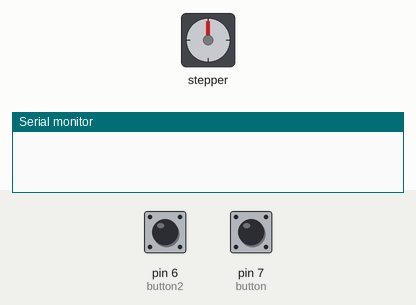
Simulated run of this sketch. Board: Arduino Uno, built with avr-gcc and run on an emulated ATmega328P. On the bench: stepper motor, the last lines printed to the serial monitor. Wiring (inferred from the names in the program): stepper motor (2048 steps per turn assumed): coils pin 8, pin 9, pin 10, pin 11. Inputs (shaded band) come from the test bench; at power-on: pin 7 (button) LOW, pin 6 (button2) LOW.

Above: at 1.2 s.
1.3 s: pin 7 (button) pulled HIGH for 0.15 s
At 3.79 s:
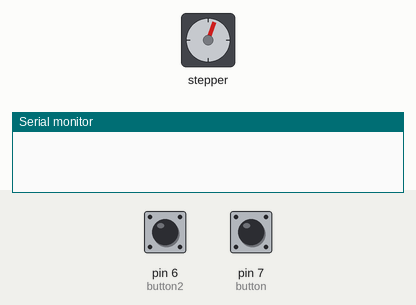
4.4 s: pin 7 (button) pulled HIGH for 1 s
6.9 s: pin 7 (button) pulled HIGH for 0.15 s
At 8.71 s:
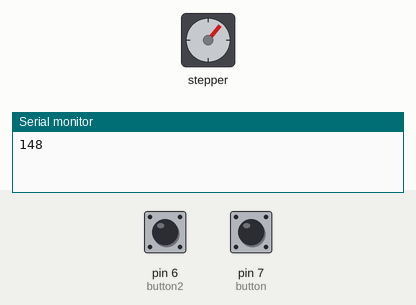
10.0 s: pin 6 (button2) pulled HIGH for 3.2 s
15.3 s: pin 6 (button2) pulled HIGH for 0.15 s
18.4 s: pin 6 (button2) pulled HIGH for 1 s
At 33.1 s:
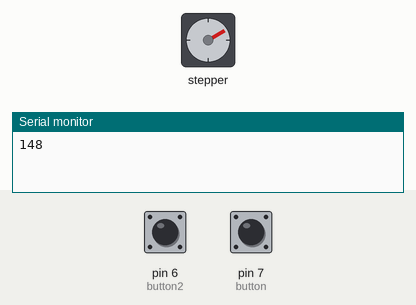
Timing chart, 0 to 34.6 s (numbered marks = the images above; inputs shaded):
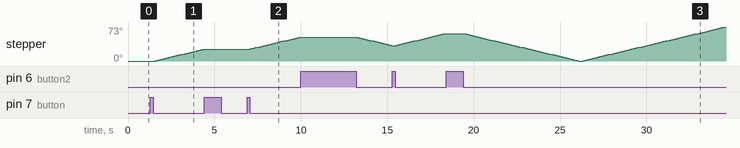

Measured:
- after the input at 1.3 s, stepper: keeps turning clockwise at about 9°/s, starting after 0.27 s
- after the input at 4.4 s, stepper: stops changing and stays 25°
- after the input at 6.9 s, stepper: keeps turning clockwise at about 9°/s, starting after 0.15 s

The sketch:

stepper_calibration.ino
```cpp
#define STEPPER_PIN_1 8
#define STEPPER_PIN_2 9
#define STEPPER_PIN_3 10
#define STEPPER_PIN_4 11

const int stepsPerRev = 2048; // Number of steps in full step mode: 2048
int button = 7;
int button2 = 6;
int step_number = 0;
int stepCount = 0;
bool flag = false;
bool step_dir = true; // Button/stepper's direct direction reference

void setup() {
    Serial.begin(115200);
  pinMode(button, INPUT);
  pinMode(button2, INPUT);
  pinMode(STEPPER_PIN_1, OUTPUT);
  pinMode(STEPPER_PIN_2, OUTPUT);
  pinMode(STEPPER_PIN_3, OUTPUT);
  pinMode(STEPPER_PIN_4, OUTPUT);

}

void loop() {
  if (digitalRead(button) == HIGH) {
    // Toggle Flag
    if (flag) {
      flag = false;
      Serial.println(stepCount);
    } else {
//      Serial.print("On\n");
      flag = true;
      // Need to get servo into first layer position
    }
    while(digitalRead(button) == HIGH);
  }

// Only allow siwtching direction if the system isn't running
  if (digitalRead(button2) == HIGH) {
    // Toggle Flag
    step_dir = !step_dir;
    while(digitalRead(button2) == HIGH);
  }

  if (flag) {
    runSystem();
  }

}

void runSystem() {
  OneStep(step_dir);
  delay(20);

   // Increment step size taken in degrees
  if (step_dir) {
    stepCount++;
  } else {
    stepCount--;
  }

  // Change direction of stepper so it doesn't tangle the wires. Also jump to the next layer by angling the servo to the next degree
  if (stepCount >= stepsPerRev) {
    step_dir = !step_dir;
  } else if (stepCount <= 0) {
    step_dir = !step_dir;
  }
}

void OneStep(bool dir){
  //Written By Nikodem Bartnik - nikodembartnik.pl
    if(dir){
switch(step_number){
  case 0:
  digitalWrite(STEPPER_PIN_1, HIGH);
  digitalWrite(STEPPER_PIN_2, LOW);
  digitalWrite(STEPPER_PIN_3, LOW);
  digitalWrite(STEPPER_PIN_4, LOW);
  break;
  case 1:
  digitalWrite(STEPPER_PIN_1, LOW);
  digitalWrite(STEPPER_PIN_2, HIGH);
  digitalWrite(STEPPER_PIN_3, LOW);
  digitalWrite(STEPPER_PIN_4, LOW);
  break;
  case 2:
  digitalWrite(STEPPER_PIN_1, LOW);
  digitalWrite(STEPPER_PIN_2, LOW);
  digitalWrite(STEPPER_PIN_3, HIGH);
  digitalWrite(STEPPER_PIN_4, LOW);
  break;
  case 3:
  digitalWrite(STEPPER_PIN_1, LOW);
  digitalWrite(STEPPER_PIN_2, LOW);
  digitalWrite(STEPPER_PIN_3, LOW);
  digitalWrite(STEPPER_PIN_4, HIGH);
  break;
}
  }else{
    switch(step_number){
  case 0:
  digitalWrite(STEPPER_PIN_1, LOW);
  digitalWrite(STEPPER_PIN_2, LOW);
  digitalWrite(STEPPER_PIN_3, LOW);
  digitalWrite(STEPPER_PIN_4, HIGH);
  break;
  case 1:
  digitalWrite(STEPPER_PIN_1, LOW);
  digitalWrite(STEPPER_PIN_2, LOW);
  digitalWrite(STEPPER_PIN_3, HIGH);
  digitalWrite(STEPPER_PIN_4, LOW);
  break;
  case 2:
  digitalWrite(STEPPER_PIN_1, LOW);
  digitalWrite(STEPPER_PIN_2, HIGH);
  digitalWrite(STEPPER_PIN_3, LOW);
  digitalWrite(STEPPER_PIN_4, LOW);
  break;
  case 3:
  digitalWrite(STEPPER_PIN_1, HIGH);
  digitalWrite(STEPPER_PIN_2, LOW);
  digitalWrite(STEPPER_PIN_3, LOW);
  digitalWrite(STEPPER_PIN_4, LOW);


}
  }
step_number++;
  if(step_number > 3){
    step_number = 0;
  }
}
```
